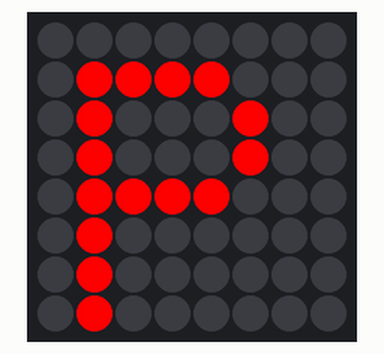
Recording of a program running on a simulated Raspberry Pi (BCM pin numbers) with a Sense HAT. On the bench: the Sense HAT's 8×8 RGB LED matrix. At 4.0 s the program stops and its outputs stay as they are.

Above: at 0.1 s.
At 1.1 s:
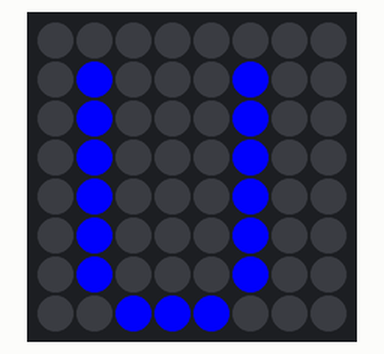
At 2.1 s:
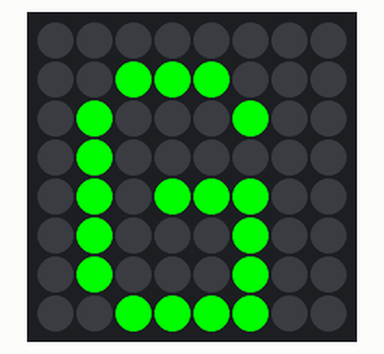
At 3.1 s:
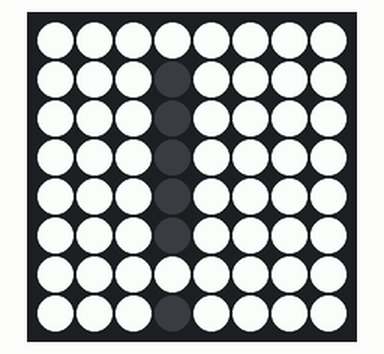

The program:

3_text_1_by_1.py
```python
from sense_hat import SenseHat
import time

sense = SenseHat()
sense.show_letter("P",text_colour=[255, 0, 0])
time.sleep(1)
sense.show_letter("U",text_colour=[0, 0, 255])
time.sleep(1)
sense.show_letter("G",text_colour=[0, 255, 0])
time.sleep(1)
sense.show_letter("!",text_colour=[0, 0, 0], back_colour=[255, 255, 255])
time.sleep(1)
sense.clear()
```

Measured:
- what the display in image 1 shows lasts 1.0 s, from 1.0 s to 2.0 s
